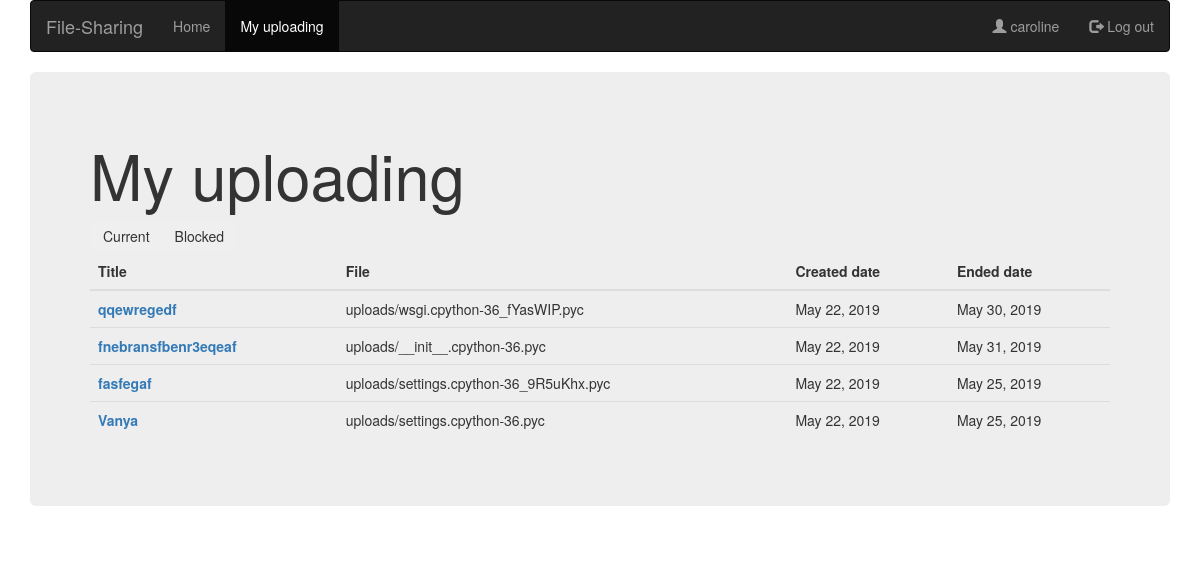
Page /my_uploading/ (signed in) on the earlier database version.
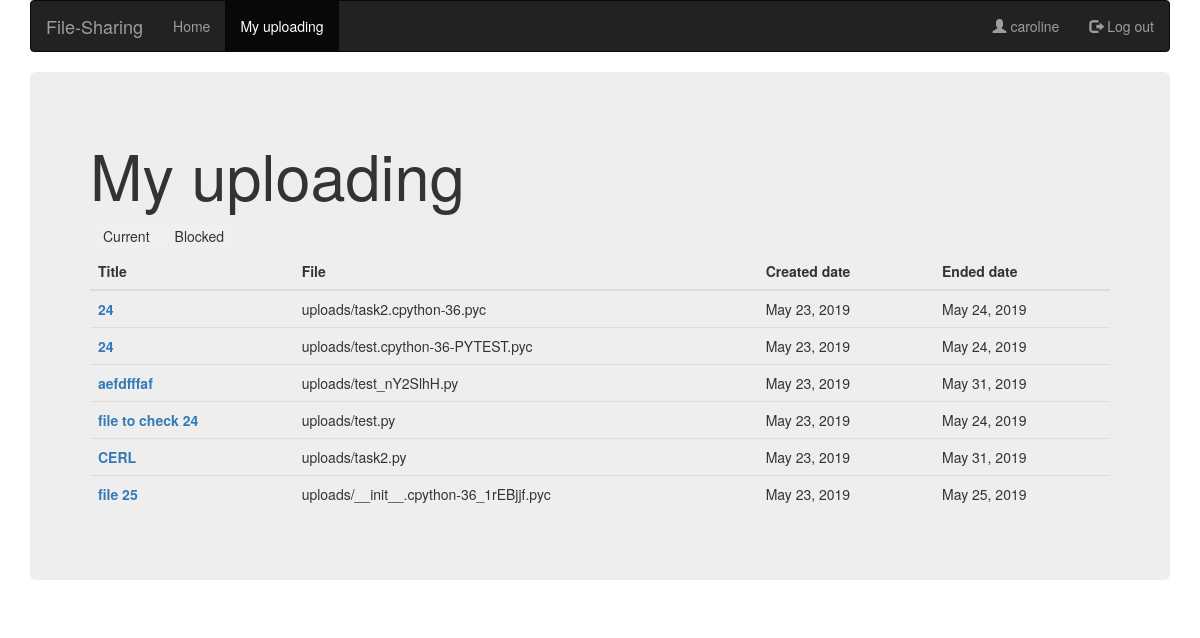
Same page on the later database version.
### sharing/models.py (models this page shows, shortened)
class UploadModel(models.Model):
    id = models.AutoField(primary_key=True)
    title = models.CharField(max_length=100)
    author = models.ForeignKey(settings.AUTH_USER_MODEL, on_delete=models.CASCADE)
    file = models.FileField(upload_to='uploads/', blank=False, null=False)
    created_date = models.DateField(default=date.today())
    ended_date = models.DateField()
    is_worked = models.BooleanField(default=True)

### sharing/views.py (the view)
# urls.py: path('my_uploading/', views.show_files, name='my_uploading'),
@login_required()
def show_files(request):
    file_posts = UploadModel.objects.filter(author=request.user)
    return render(request, 'sharing/my_uploading.html', {'file_posts': file_posts})

### sharing/templates/sharing/my_uploading.html (shortened to what this page needs)
{% extends 'base.html' %}
{% load static %}
{% block active_link %}
  <li><a href="{% url 'index' %}">Home</a></li>
  {% if user.is_authenticated %}
    <li class="active"><a href="{% url 'my_uploading' %}">My uploading</a></li>
  {% endif %}
{% endblock %}
{% block body %}
<h1>My uploading</h1>
<div class="btn-group" role="group" aria-label="Basic example">
  <button type="button" class="btn btn-secondary" onclick="changeSection('sectionCurrent')">Current</button>
  <button type="button" class="btn btn-secondary" onclick="changeSection('sectionBlocked')">Blocked</button>
</div>
<table class="table table-hover table-dark" id="sectionCurrent">
  <thead>
    <tr>
      <th scope="col">Title</th>
      <th scope="col">File</th>
      <th scope="col">Created date</th>
      <th scope="col">Ended date</th>
    </tr>
  </thead>
  <tbody>
  {% for post in file_posts|dictsortreversed:"id" %}
  {% if post.is_worked %}
    <tr>
      <th scope="row"><a href="{% url 'file_page' post.id %}"> {{ post.title }}</a></th>
      <td>{{ post.file }}</td>
      <td>{{ post.created_date }}</td>
      <td>{{ post.ended_date }}</td>
    </tr>
  {% endif %}
  {% endfor %}
  </tbody>
</table>
{% endblock %}

### sharing/templates/base.html (shortened to what this page needs)
<!DOCTYPE html>
<html>
<head>
    <link rel="stylesheet" href="https://maxcdn.bootstrapcdn.com/bootstrap/3.4.0/css/bootstrap.min.css">
    {% load static %}
    <link rel="stylesheet" href="{% static 'css/style.css' %}" type="text/css">
</head>
<body>
    <div class="container">
        <nav class="navbar navbar-inverse">
          <div class="container-fluid">
            <div class="navbar-header">
              <a class="navbar-brand">File-Sharing</a>
            </div>
            <ul class="nav navbar-nav">
                {% block active_link %}{% endblock %}
            </ul>
            <ul class="nav navbar-nav navbar-right">
                {% if user.is_authenticated %}
                  <li><a><span class="glyphicon glyphicon-user"></span> {{ user.username }}</a></li>
                  <li><a href="{% url 'logout' %}"><span class="glyphicon glyphicon-log-out"></span> Log out</a></li>
                {% else %}
                  <li><a href="{% url 'signup' %}"><span class="glyphicon glyphicon-user"></span> Sign Up</a></li>
                  <li><a href="{% url 'login' %}"><span class="glyphicon glyphicon-log-in"></span> Log in</a></li>
                {% endif %}
            </ul>
          </div>
        </nav>
      <div class="jumbotron">
        {% block body %}
        {% endblock %}
      </div>
    </div>
</body>
</html>

Differences in the rows shown:
removed UploadModel: title "qqewregedf", file "uploads/wsgi.cpython-36_fYasWIP.pyc", created_date "May 22, 2019", ended_date "May 30, 2019"
removed UploadModel: title "fnebransfbenr3eqeaf", file "uploads/__init__.cpython-36.pyc", created_date "May 22, 2019", ended_date "May 31, 2019"
removed UploadModel: title "fasfegaf", file "uploads/settings.cpython-36_9R5uKhx.pyc", created_date "May 22, 2019", ended_date "May 25, 2019"
removed UploadModel: title "Vanya", file "uploads/settings.cpython-36.pyc", created_date "May 22, 2019", ended_date "May 25, 2019"
added UploadModel: title "24", file "uploads/task2.cpython-36.pyc", created_date "May 23, 2019", ended_date "May 24, 2019"
added UploadModel: title "24", file "uploads/test.cpython-36-PYTEST.pyc", created_date "May 23, 2019", ended_date "May 24, 2019"
added UploadModel: title "aefdfffaf", file "uploads/test_nY2SlhH.py", created_date "May 23, 2019", ended_date "May 31, 2019"
added UploadModel: title "file to check 24", file "uploads/test.py", created_date "May 23, 2019", ended_date "May 24, 2019"
added UploadModel: title "CERL", file "uploads/task2.py", created_date "May 23, 2019", ended_date "May 31, 2019"
added UploadModel: title "file 25", file "uploads/__init__.cpython-36_1rEBjjf.pyc", created_date "May 23, 2019", ended_date "May 25, 2019"
